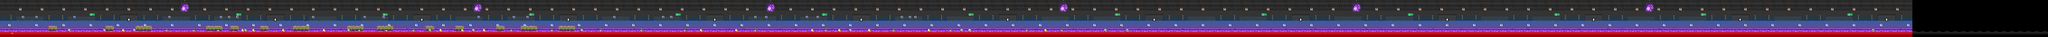

A level layout from a 2D game, rendered from its tile map. Below: a short description, then the map file with tile-grid data replaced by summaries:
An orthogonal 755x14 tile map with 64x64 px tiles, 9 tile layers (back-3, back-2, back-1, main0, ...), 3 tilesets.

<map version="1.0" orientation="orthogonal" width="755" height="14" tilewidth="64" tileheight="64">
 <tileset firstgid="1" name="TL_Disco_TileTextures" tilewidth="64" tileheight="64">
  <image source="TL_Disco_TileTextures.png" width="1088" height="896" />
 </tileset>
 <tileset firstgid="239" name="Icons" tilewidth="64" tileheight="64">
  <image source="TrackLapse_Icons.png" width="640" height="192" />
  <tile id="0">
   <properties>
    <property name="obstacle" value="hurdle" />
   </properties>
  </tile>
  <tile id="1">
   <properties>
    <property name="special" value="spawnpoint" />
   </properties>
  </tile>
  <tile id="2">
   <properties>
    <property name="special" value="checkpoint" />
   </properties>
  </tile>
  <tile id="3">
   <properties>
    <property name="special" value="nextlevelNE" />
   </properties>
  </tile>
  <tile id="4">
   <properties>
    <property name="layerBelow" value="back-1" />
    <property name="special" value="jimAppearance1" />
   </properties>
  </tile>
  <tile id="7">
   <properties>
    <property name="obstacle" value="hen" />
   </properties>
  </tile>
  <tile id="8">
   <properties>
    <property name="obstacle" value="cow" />
   </properties>
  </tile>
  <tile id="9">
   <properties>
    <property name="obstacle" value="manure" />
   </properties>
  </tile>
  <tile id="12">
   <properties>
    <property name="layerBelow" value="main0" />
    <property name="object" value="discoDancers" />
   </properties>
  </tile>
  <tile id="13">
   <properties>
    <property name="layerBelow" value="front-1" />
    <property name="object" value="lighting" />
   </properties>
  </tile>
  <tile id="14">
   <properties>
    <property name="layerBelow" value="back-1" />
    <property name="object" value="tvAnimation" />
   </properties>
  </tile>
  <tile id="15">
   <properties>
    <property name="obstacle" value="dancinMan" />
   </properties>
  </tile>
  <tile id="16">
   <properties>
    <property name="obstacle" value="spilledDrink" />
   </properties>
  </tile>
  <tile id="18">
   <properties>
    <property name="layerBelow" value="back-2" />
    <property name="object" value="femaleBkgDancer" />
   </properties>
  </tile>
  <tile id="19">
   <properties>
    <property name="layerBelow" value="back-2" />
    <property name="object" value="maleBkgDancer" />
   </properties>
  </tile>
  <tile id="20">
   <properties>
    <property name="obstacle" value="femaleBreakdancer" />
   </properties>
  </tile>
 </tileset>
 <tileset firstgid="269" name="meta" tilewidth="64" tileheight="64">
  <image source="meta.png" width="256" height="192" />
  <tile id="0">
   <properties>
    <property name="collision" value="full" />
   </properties>
  </tile>
  <tile id="1">
   <properties>
    <property name="collision" value="slantleft" />
   </properties>
  </tile>
  <tile id="2">
   <properties>
    <property name="collision" value="slantright" />
   </properties>
  </tile>
  <tile id="3">
   <properties>
    <property name="collision" value="none" />
   </properties>
  </tile>
  <tile id="4">
   <properties>
    <property name="collision" value="ledgefull" />
   </properties>
  </tile>
 </tileset>
 <layer name="back-3" width="755" height="14">
  <properties>
   <property name="speedx" value="1.0" />
   <property name="speedy" value="1.0" />
  </properties>
  <data>[10570 cells, 7755 non-empty, 11 distinct tile ids]</data>
 </layer>
 <layer name="back-2" width="755" height="14">
  <properties>
   <property name="speedx" value="1.0" />
   <property name="speedy" value="1.0" />
  </properties>
  <data>[10570 cells, 2115 non-empty, 12 distinct tile ids]</data>
 </layer>
 <layer name="back-1" width="755" height="14">
  <properties>
   <property name="speedx" value="1.0" />
   <property name="speedy" value="1.0" />
  </properties>
  <data>[10570 cells, 1938 non-empty, 68 distinct tile ids]</data>
 </layer>
 <layer name="main0" width="755" height="14">
  <properties>
   <property name="speedx" value="1.0" />
   <property name="speedy" value="1.0" />
  </properties>
  <data>[10570 cells, 5640 non-empty, 36 distinct tile ids]</data>
 </layer>
 <layer name="ledges" width="755" height="14">
  <properties>
   <property name="speedx" value="1.0" />
   <property name="speedy" value="1.0" />
  </properties>
  <data>[10570 cells, 237 non-empty, 36 distinct tile ids]</data>
 </layer>
 <layer name="front-1" width="755" height="14">
  <properties>
   <property name="speedx" value="1.2" />
   <property name="speedy" value="1.1" />
  </properties>
  <data>[10570 cells, 1510 non-empty, 6 distinct tile ids]</data>
 </layer>
 <layer name="front-2" width="755" height="14">
  <data>[10570 cells, 120 non-empty, 20 distinct tile ids]</data>
 </layer>
 <layer name="objects" width="755" height="14">
  <data>[10570 cells, 239 non-empty, 11 distinct tile ids]</data>
 </layer>
 <layer name="meta" width="755" height="14" opacity="0.62">
  <properties>
   <property name="speedx" value="1.0" />
   <property name="speedy" value="1.0" />
  </properties>
  <data>[10570 cells, 1473 non-empty, 2 distinct tile ids]</data>
 </layer>
</map>
